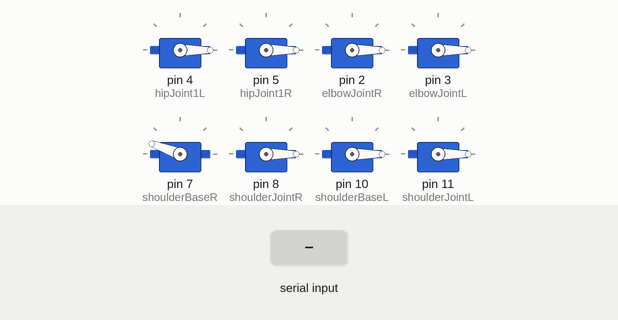
A sketch run on a simulated Arduino Uno, built with avr-gcc and run on an emulated ATmega328P. On the bench: 8 × servo. The inputs (shaded band) are chosen by the test bench. What the sketch prints to the serial monitor is not drawn.

Above: at 1.2 s.
1.3 s: byte 30 received over Serial
At 1.7 s:
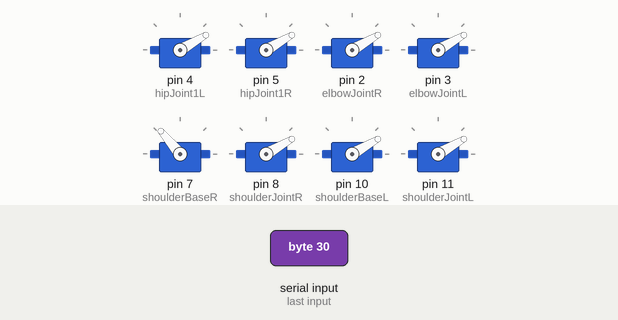
2.8 s: byte 90 received over Serial
At 4.0 s:
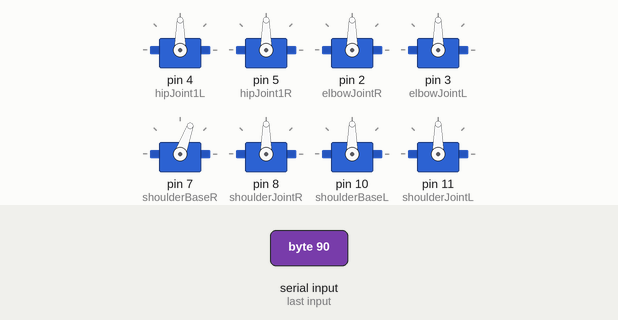
4.3 s: byte 120 received over Serial
At 5.2 s:
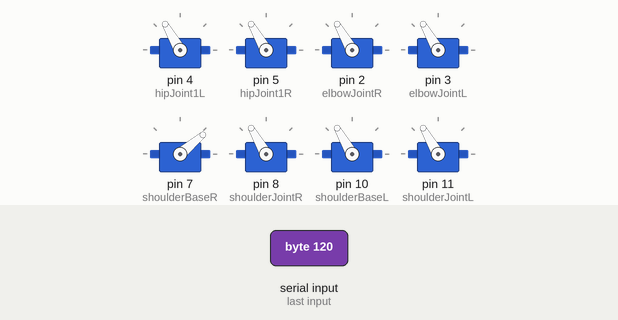
Timing chart, 0 to 7.3 s (numbered marks = the images above; inputs shaded):
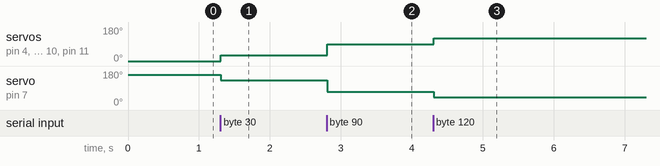

The sketch:

Nov_2020_Trauma_Body_Arduino_Code.ino
```cpp
//#include <SoftwareSerial.h>


//SoftwareSerial mySerial(A0, A1);
;

char value2;

#include <Wire.h>
#include <Servo.h>
char val; // Data received from the serial port
int value;
Servo shoulderBaseL;  // create servo object to control a servo
Servo shoulderJointL; //each servo is one side of the hand
Servo elbowJointL;
Servo elbowJointR;
Servo shoulderBaseR;  // create servo object to control a servo
Servo shoulderJointR;
Servo hipJoint1L; //each servo is one side of the hand
Servo hipJoint1R;


boolean approached = false; // approached boolean


void setup()
{
 Serial.begin(9600); //has to match processing and monitor
  // attaches the servo on pin 3 to the servo object
   //mySerial.begin (9600);

//

 hipJoint1L.attach(4);
  hipJoint1R.attach(5);
  elbowJointR.attach(2);
  elbowJointL.attach(3);
  shoulderBaseR.attach(7);
  shoulderJointR.attach(8);
  shoulderBaseL.attach(10);
  shoulderJointL.attach(11);

  shoulderBaseL.write(0);
  elbowJointL.write(0);
  elbowJointR.write(0);
  shoulderJointL.write(0);
  shoulderBaseR.write(180);
  shoulderJointR.write(0);
  hipJoint1L.write(0);
  hipJoint1R.write(0);


}


void loop()
{
 if (Serial.available()) { // If data is available to read,
 val = Serial.read(); // read it and store it in val

 }
int val2 = map(val,0,180,180,0);
Serial.println(val2);
shoulderBaseL.write(val);
shoulderJointL.write(val);
shoulderBaseR.write(val2-20);
shoulderJointR.write(val);
hipJoint1L.write(val);
hipJoint1R.write(val);
elbowJointL.write(val);
elbowJointR.write(val);


}
```

Measured:
- after the input at 1.3 s, servo on pin 4 (hipJoint1L), servo on pin 5 (hipJoint1R), servo on pin 2 (elbowJointR), servo on pin 3 (elbowJointL), servo on pin 8 (shoulderJointR), servo on pin 10 (shoulderBaseL), servo on pin 11 (shoulderJointL): 0° → 30° at once; servo on pin 7 (shoulderBaseR): 160° → 130° at once
- after the input at 2.8 s, servo on pin 4 (hipJoint1L), servo on pin 5 (hipJoint1R), servo on pin 2 (elbowJointR), servo on pin 3 (elbowJointL), servo on pin 8 (shoulderJointR), servo on pin 10 (shoulderBaseL), servo on pin 11 (shoulderJointL): 30° → 90° at once; servo on pin 7 (shoulderBaseR): 130° → 70° at once
- after the input at 4.3 s, servo on pin 4 (hipJoint1L), servo on pin 5 (hipJoint1R), servo on pin 2 (elbowJointR), servo on pin 3 (elbowJointL), servo on pin 8 (shoulderJointR), servo on pin 10 (shoulderBaseL), servo on pin 11 (shoulderJointL): 90° → 120° at once; servo on pin 7 (shoulderBaseR): 70° → 40° at once
